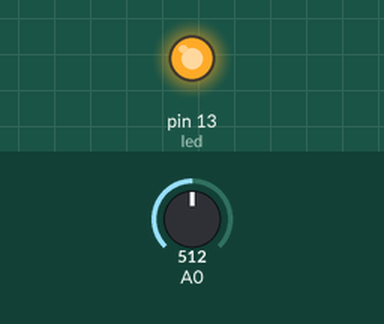
Simulated run of this sketch. Board: Arduino Uno, built with avr-gcc and run on an emulated ATmega328P. On the bench: output pins drawn as LEDs (lit = HIGH). The test bench sets the inputs (shaded band); at power-on: A0 = 512. What the sketch prints to the serial monitor is not drawn.

Above: at 1.5 s.
At 4.0 s:
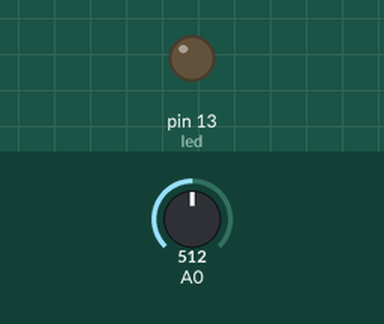
Timing chart, 0 to 6.5 s (numbered marks = the images above):
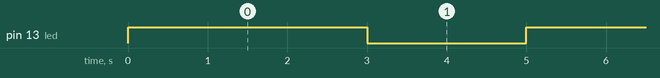

The sketch:

bright_arduino.ino
```cpp
int val = 0;
int led = 13;
void setup() {
  // put your setup code here, to run once:
  Serial.begin(9800);
  pinMode(led, OUTPUT);
}

void loop() {
  // put your main code here, to run repeatedly:

  digitalWrite(led, HIGH);

  delay(1000);

  val = analogRead(0);
  Serial.println(val/4);

  delay(2000);

  digitalWrite(led, LOW);

  delay(2000);

}
```

Measured:
- by itself, pin 13 (led): alternates HIGH for 3.0 s and LOW for 2.0 s
